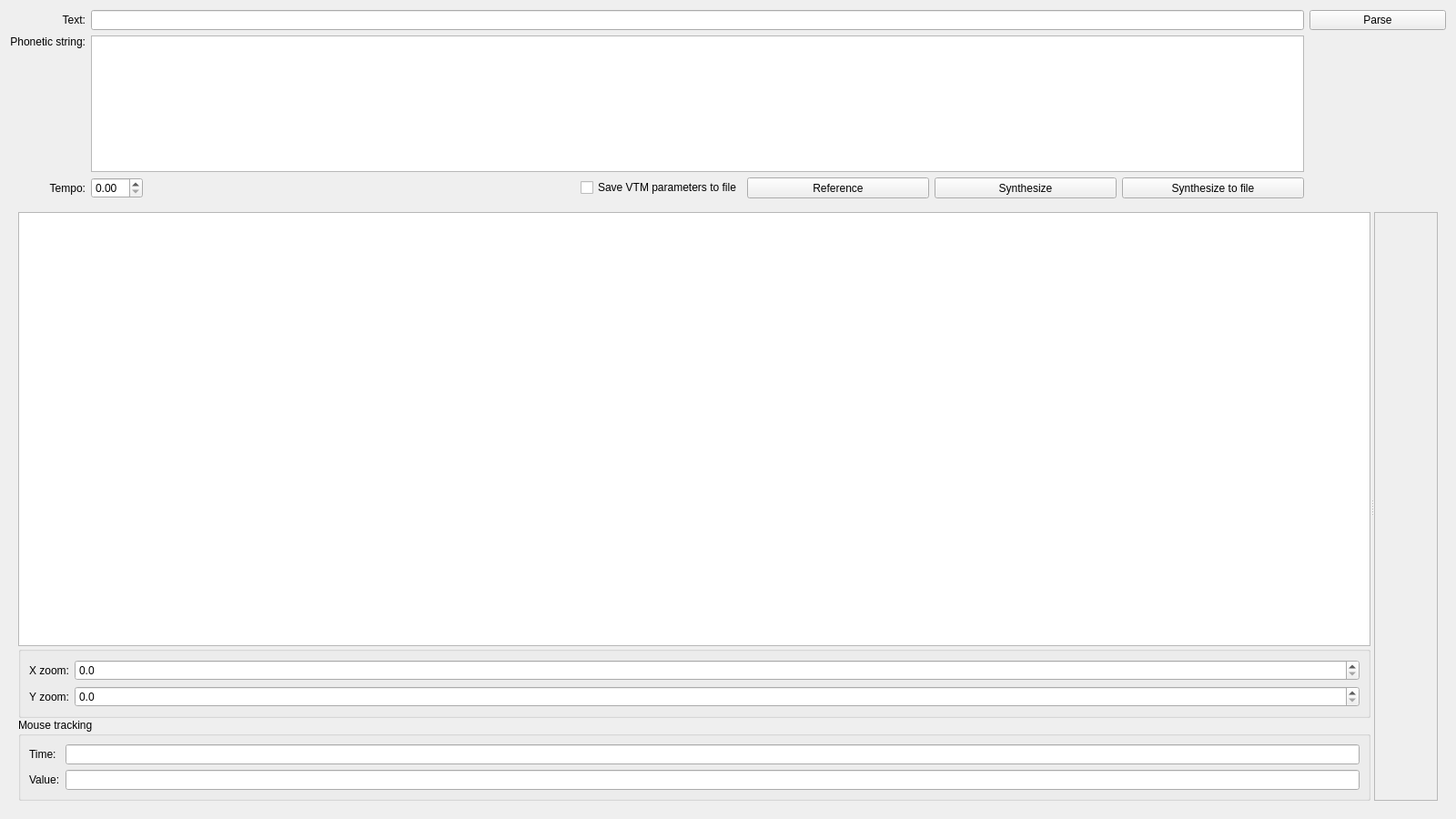
<?xml version="1.0" encoding="UTF-8"?>
<ui version="4.0">
 <class>SynthesisWindow</class>
 <widget class="QWidget" name="SynthesisWindow">
  <property name="geometry">
   <rect>
    <x>0</x>
    <y>0</y>
    <width>1600</width>
    <height>900</height>
   </rect>
  </property>
  <property name="windowTitle">
   <string>Synthesis window</string>
  </property>
  <layout class="QVBoxLayout" name="verticalLayout" stretch="0,1">
   <item>
    <widget class="QWidget" name="widget_2" native="true">
     <property name="sizePolicy">
      <sizepolicy hsizetype="Preferred" vsizetype="Minimum">
       <horstretch>0</horstretch>
       <verstretch>0</verstretch>
      </sizepolicy>
     </property>
     <layout class="QGridLayout" name="gridLayout" rowstretch="0,0,0">
      <property name="leftMargin">
       <number>0</number>
      </property>
      <property name="topMargin">
       <number>0</number>
      </property>
      <property name="rightMargin">
       <number>0</number>
      </property>
      <property name="bottomMargin">
       <number>0</number>
      </property>
      <item row="1" column="1">
       <widget class="QPlainTextEdit" name="phoneticStringTextEdit">
        <property name="sizePolicy">
         <sizepolicy hsizetype="Expanding" vsizetype="Fixed">
          <horstretch>0</horstretch>
          <verstretch>0</verstretch>
         </sizepolicy>
        </property>
        <property name="minimumSize">
         <size>
          <width>0</width>
          <height>150</height>
         </size>
        </property>
        <property name="maximumSize">
         <size>
          <width>16777215</width>
          <height>150</height>
         </size>
        </property>
        <property name="font">
         <font>
          <family>Monospace</family>
          <pointsize>14</pointsize>
         </font>
        </property>
        <property name="tabChangesFocus">
         <bool>true</bool>
        </property>
       </widget>
      </item>
      <item row="0" column="0">
       <widget class="QLabel" name="label">
        <property name="text">
         <string>Text:</string>
        </property>
        <property name="alignment">
         <set>Qt::AlignRight|Qt::AlignTrailing|Qt::AlignVCenter</set>
        </property>
       </widget>
      </item>
      <item row="1" column="0">
       <widget class="QLabel" name="label_2">
        <property name="text">
         <string>Phonetic string:</string>
        </property>
        <property name="alignment">
         <set>Qt::AlignRight|Qt::AlignTop|Qt::AlignTrailing</set>
        </property>
       </widget>
      </item>
      <item row="0" column="1">
       <widget class="QLineEdit" name="textLineEdit"/>
      </item>
      <item row="0" column="2">
       <widget class="QPushButton" name="parseButton">
        <property name="sizePolicy">
         <sizepolicy hsizetype="Minimum" vsizetype="Minimum">
          <horstretch>0</horstretch>
          <verstretch>0</verstretch>
         </sizepolicy>
        </property>
        <property name="minimumSize">
         <size>
          <width>150</width>
          <height>0</height>
         </size>
        </property>
        <property name="text">
         <string>Parse</string>
        </property>
       </widget>
      </item>
      <item row="2" column="1">
       <widget class="QWidget" name="widget_3" native="true">
        <property name="sizePolicy">
         <sizepolicy hsizetype="Preferred" vsizetype="Minimum">
          <horstretch>0</horstretch>
          <verstretch>0</verstretch>
         </sizepolicy>
        </property>
        <layout class="QHBoxLayout" name="horizontalLayout">
         <property name="leftMargin">
          <number>0</number>
         </property>
         <property name="topMargin">
          <number>0</number>
         </property>
         <property name="rightMargin">
          <number>0</number>
         </property>
         <property name="bottomMargin">
          <number>0</number>
         </property>
         <item>
          <widget class="QDoubleSpinBox" name="tempoSpinBox">
           <property name="sizePolicy">
            <sizepolicy hsizetype="Minimum" vsizetype="Minimum">
             <horstretch>0</horstretch>
             <verstretch>0</verstretch>
            </sizepolicy>
           </property>
          </widget>
         </item>
         <item>
          <spacer name="horizontalSpacer">
           <property name="orientation">
            <enum>Qt::Horizontal</enum>
           </property>
           <property name="sizeHint" stdset="0">
            <size>
             <width>40</width>
             <height>20</height>
            </size>
           </property>
          </spacer>
         </item>
         <item>
          <widget class="QCheckBox" name="saveVTMParamCheckBox">
           <property name="text">
            <string>Save VTM parameters to file</string>
           </property>
          </widget>
         </item>
         <item>
          <widget class="QPushButton" name="referenceButton">
           <property name="sizePolicy">
            <sizepolicy hsizetype="Minimum" vsizetype="Minimum">
             <horstretch>0</horstretch>
             <verstretch>0</verstretch>
            </sizepolicy>
           </property>
           <property name="minimumSize">
            <size>
             <width>200</width>
             <height>0</height>
            </size>
           </property>
           <property name="text">
            <string>Reference</string>
           </property>
          </widget>
         </item>
         <item>
          <widget class="QPushButton" name="synthesizeButton">
           <property name="sizePolicy">
            <sizepolicy hsizetype="Minimum" vsizetype="Minimum">
             <horstretch>0</horstretch>
             <verstretch>0</verstretch>
            </sizepolicy>
           </property>
           <property name="minimumSize">
            <size>
             <width>200</width>
             <height>0</height>
            </size>
           </property>
           <property name="text">
            <string>Synthesize</string>
           </property>
          </widget>
         </item>
         <item>
          <widget class="QPushButton" name="synthesizeToFileButton">
           <property name="sizePolicy">
            <sizepolicy hsizetype="Minimum" vsizetype="Minimum">
             <horstretch>0</horstretch>
             <verstretch>0</verstretch>
            </sizepolicy>
           </property>
           <property name="minimumSize">
            <size>
             <width>200</width>
             <height>0</height>
            </size>
           </property>
           <property name="text">
            <string>Synthesize to file</string>
           </property>
          </widget>
         </item>
        </layout>
       </widget>
      </item>
      <item row="2" column="0">
       <widget class="QLabel" name="label_3">
        <property name="sizePolicy">
         <sizepolicy hsizetype="Preferred" vsizetype="Preferred">
          <horstretch>0</horstretch>
          <verstretch>0</verstretch>
         </sizepolicy>
        </property>
        <property name="text">
         <string>Tempo:</string>
        </property>
        <property name="alignment">
         <set>Qt::AlignRight|Qt::AlignTrailing|Qt::AlignVCenter</set>
        </property>
       </widget>
      </item>
     </layout>
    </widget>
   </item>
   <item>
    <widget class="QWidget" name="widget" native="true">
     <property name="sizePolicy">
      <sizepolicy hsizetype="Preferred" vsizetype="Expanding">
       <horstretch>0</horstretch>
       <verstretch>0</verstretch>
      </sizepolicy>
     </property>
     <layout class="QVBoxLayout" name="verticalLayout_2">
      <item>
       <widget class="QSplitter" name="splitter">
        <property name="orientation">
         <enum>Qt::Horizontal</enum>
        </property>
        <property name="childrenCollapsible">
         <bool>false</bool>
        </property>
        <widget class="QWidget" name="widget_4" native="true">
         <property name="sizePolicy">
          <sizepolicy hsizetype="MinimumExpanding" vsizetype="Expanding">
           <horstretch>1</horstretch>
           <verstretch>0</verstretch>
          </sizepolicy>
         </property>
         <layout class="QVBoxLayout" name="verticalLayout_3">
          <property name="spacing">
           <number>0</number>
          </property>
          <property name="leftMargin">
           <number>0</number>
          </property>
          <property name="topMargin">
           <number>0</number>
          </property>
          <property name="rightMargin">
           <number>0</number>
          </property>
          <property name="bottomMargin">
           <number>0</number>
          </property>
          <item>
           <widget class="QTableWidget" name="parameterTableWidget">
            <property name="sizePolicy">
             <sizepolicy hsizetype="MinimumExpanding" vsizetype="Expanding">
              <horstretch>1</horstretch>
              <verstretch>0</verstretch>
             </sizepolicy>
            </property>
            <property name="alternatingRowColors">
             <bool>true</bool>
            </property>
           </widget>
          </item>
          <item>
           <widget class="QGroupBox" name="groupBox_2">
            <property name="sizePolicy">
             <sizepolicy hsizetype="MinimumExpanding" vsizetype="Minimum">
              <horstretch>0</horstretch>
              <verstretch>0</verstretch>
             </sizepolicy>
            </property>
            <layout class="QFormLayout" name="formLayout">
             <property name="formAlignment">
              <set>Qt::AlignHCenter|Qt::AlignTop</set>
             </property>
             <item row="0" column="0">
              <widget class="QLabel" name="label_7">
               <property name="text">
                <string>X zoom:</string>
               </property>
               <property name="alignment">
                <set>Qt::AlignRight|Qt::AlignTrailing|Qt::AlignVCenter</set>
               </property>
              </widget>
             </item>
             <item row="0" column="1">
              <widget class="QDoubleSpinBox" name="xZoomSpinBox">
               <property name="decimals">
                <number>1</number>
               </property>
              </widget>
             </item>
             <item row="1" column="0">
              <widget class="QLabel" name="label_8">
               <property name="text">
                <string>Y zoom:</string>
               </property>
               <property name="alignment">
                <set>Qt::AlignRight|Qt::AlignTrailing|Qt::AlignVCenter</set>
               </property>
              </widget>
             </item>
             <item row="1" column="1">
              <widget class="QDoubleSpinBox" name="yZoomSpinBox">
               <property name="decimals">
                <number>1</number>
               </property>
              </widget>
             </item>
            </layout>
           </widget>
          </item>
          <item>
           <widget class="QGroupBox" name="groupBox">
            <property name="sizePolicy">
             <sizepolicy hsizetype="MinimumExpanding" vsizetype="Minimum">
              <horstretch>0</horstretch>
              <verstretch>0</verstretch>
             </sizepolicy>
            </property>
            <property name="title">
             <string>Mouse tracking</string>
            </property>
            <layout class="QFormLayout" name="formLayout_2">
             <item row="0" column="0">
              <widget class="QLabel" name="label_4">
               <property name="text">
                <string>Time:</string>
               </property>
              </widget>
             </item>
             <item row="0" column="1">
              <widget class="QLineEdit" name="timeLineEdit">
               <property name="focusPolicy">
                <enum>Qt::NoFocus</enum>
               </property>
               <property name="readOnly">
                <bool>true</bool>
               </property>
              </widget>
             </item>
             <item row="1" column="0">
              <widget class="QLabel" name="label_5">
               <property name="text">
                <string>Value:</string>
               </property>
              </widget>
             </item>
             <item row="1" column="1">
              <widget class="QLineEdit" name="valueLineEdit">
               <property name="focusPolicy">
                <enum>Qt::NoFocus</enum>
               </property>
               <property name="readOnly">
                <bool>true</bool>
               </property>
              </widget>
             </item>
            </layout>
           </widget>
          </item>
         </layout>
        </widget>
        <widget class="QScrollArea" name="parameterScrollArea">
         <property name="sizePolicy">
          <sizepolicy hsizetype="Expanding" vsizetype="Expanding">
           <horstretch>10</horstretch>
           <verstretch>0</verstretch>
          </sizepolicy>
         </property>
         <property name="cursor" stdset="0">
          <cursorShape>CrossCursor</cursorShape>
         </property>
         <property name="focusPolicy">
          <enum>Qt::NoFocus</enum>
         </property>
         <property name="widgetResizable">
          <bool>true</bool>
         </property>
         <widget class="GS::ParameterWidget" name="parameterWidget">
          <property name="geometry">
           <rect>
            <x>0</x>
            <y>0</y>
            <width>161</width>
            <height>634</height>
           </rect>
          </property>
         </widget>
        </widget>
       </widget>
      </item>
     </layout>
    </widget>
   </item>
  </layout>
 </widget>
 <customwidgets>
  <customwidget>
   <class>GS::ParameterWidget</class>
   <extends>QWidget</extends>
   <header>ParameterWidget.h</header>
   <container>1</container>
  </customwidget>
 </customwidgets>
 <tabstops>
  <tabstop>textLineEdit</tabstop>
  <tabstop>parseButton</tabstop>
  <tabstop>phoneticStringTextEdit</tabstop>
  <tabstop>tempoSpinBox</tabstop>
  <tabstop>saveVTMParamCheckBox</tabstop>
  <tabstop>referenceButton</tabstop>
  <tabstop>synthesizeButton</tabstop>
  <tabstop>synthesizeToFileButton</tabstop>
  <tabstop>parameterTableWidget</tabstop>
  <tabstop>xZoomSpinBox</tabstop>
  <tabstop>yZoomSpinBox</tabstop>
 </tabstops>
 <resources/>
 <connections/>
</ui>
